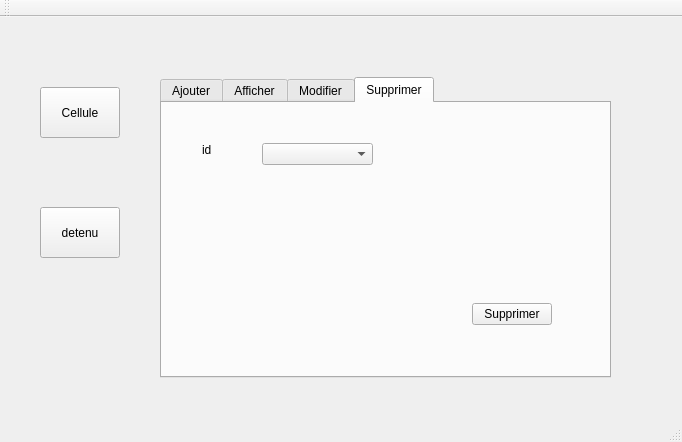
<?xml version="1.0" encoding="UTF-8"?>
<ui version="4.0">
 <class>MainWindow</class>
 <widget class="QMainWindow" name="MainWindow">
  <property name="geometry">
   <rect>
    <x>0</x>
    <y>0</y>
    <width>682</width>
    <height>442</height>
   </rect>
  </property>
  <property name="windowTitle">
   <string>MainWindow</string>
  </property>
  <widget class="QWidget" name="centralWidget">
   <widget class="QStackedWidget" name="sw">
    <property name="geometry">
     <rect>
      <x>130</x>
      <y>10</y>
      <width>511</width>
      <height>371</height>
     </rect>
    </property>
    <property name="currentIndex">
     <number>2</number>
    </property>
    <widget class="QWidget" name="page"/>
    <widget class="QWidget" name="page_2">
     <widget class="QTabWidget" name="tabWidget">
      <property name="geometry">
       <rect>
        <x>30</x>
        <y>50</y>
        <width>451</width>
        <height>301</height>
       </rect>
      </property>
      <property name="currentIndex">
       <number>3</number>
      </property>
      <widget class="QWidget" name="tab">
       <attribute name="title">
        <string>Ajouter</string>
       </attribute>
       <widget class="QLineEdit" name="le_nom">
        <property name="geometry">
         <rect>
          <x>80</x>
          <y>40</y>
          <width>113</width>
          <height>21</height>
         </rect>
        </property>
       </widget>
       <widget class="QLineEdit" name="le_max">
        <property name="geometry">
         <rect>
          <x>80</x>
          <y>80</y>
          <width>113</width>
          <height>21</height>
         </rect>
        </property>
       </widget>
       <widget class="QLabel" name="label">
        <property name="geometry">
         <rect>
          <x>20</x>
          <y>40</y>
          <width>47</width>
          <height>14</height>
         </rect>
        </property>
        <property name="text">
         <string>Nom</string>
        </property>
       </widget>
       <widget class="QLabel" name="label_2">
        <property name="geometry">
         <rect>
          <x>20</x>
          <y>80</y>
          <width>47</width>
          <height>14</height>
         </rect>
        </property>
        <property name="text">
         <string>Nbr Max</string>
        </property>
       </widget>
       <widget class="QPushButton" name="pushButton_3">
        <property name="geometry">
         <rect>
          <x>290</x>
          <y>160</y>
          <width>80</width>
          <height>22</height>
         </rect>
        </property>
        <property name="text">
         <string>Ajouter</string>
        </property>
       </widget>
      </widget>
      <widget class="QWidget" name="tab_2">
       <attribute name="title">
        <string>Afficher</string>
       </attribute>
       <widget class="QTableView" name="tableView">
        <property name="geometry">
         <rect>
          <x>20</x>
          <y>60</y>
          <width>401</width>
          <height>192</height>
         </rect>
        </property>
       </widget>
       <widget class="QComboBox" name="cb_sort">
        <property name="geometry">
         <rect>
          <x>40</x>
          <y>30</y>
          <width>111</width>
          <height>22</height>
         </rect>
        </property>
       </widget>
       <widget class="QLineEdit" name="le_search">
        <property name="geometry">
         <rect>
          <x>220</x>
          <y>30</y>
          <width>191</width>
          <height>21</height>
         </rect>
        </property>
       </widget>
      </widget>
      <widget class="QWidget" name="tab_3">
       <attribute name="title">
        <string>Modifier</string>
       </attribute>
       <widget class="QLineEdit" name="le_nom_2">
        <property name="geometry">
         <rect>
          <x>100</x>
          <y>70</y>
          <width>113</width>
          <height>21</height>
         </rect>
        </property>
       </widget>
       <widget class="QLabel" name="label_3">
        <property name="geometry">
         <rect>
          <x>40</x>
          <y>110</y>
          <width>47</width>
          <height>14</height>
         </rect>
        </property>
        <property name="text">
         <string>Nbr Max</string>
        </property>
       </widget>
       <widget class="QLabel" name="label_4">
        <property name="geometry">
         <rect>
          <x>40</x>
          <y>70</y>
          <width>47</width>
          <height>14</height>
         </rect>
        </property>
        <property name="text">
         <string>Nom</string>
        </property>
       </widget>
       <widget class="QLineEdit" name="le_max_2">
        <property name="geometry">
         <rect>
          <x>100</x>
          <y>110</y>
          <width>113</width>
          <height>21</height>
         </rect>
        </property>
       </widget>
       <widget class="QPushButton" name="pushButton_4">
        <property name="geometry">
         <rect>
          <x>310</x>
          <y>190</y>
          <width>80</width>
          <height>22</height>
         </rect>
        </property>
        <property name="text">
         <string>Modifier</string>
        </property>
       </widget>
       <widget class="QLineEdit" name="le_nbr_2">
        <property name="geometry">
         <rect>
          <x>100</x>
          <y>150</y>
          <width>113</width>
          <height>21</height>
         </rect>
        </property>
       </widget>
       <widget class="QLabel" name="label_5">
        <property name="geometry">
         <rect>
          <x>40</x>
          <y>150</y>
          <width>47</width>
          <height>14</height>
         </rect>
        </property>
        <property name="text">
         <string>Nbr</string>
        </property>
       </widget>
       <widget class="QComboBox" name="cb_id">
        <property name="geometry">
         <rect>
          <x>100</x>
          <y>30</y>
          <width>111</width>
          <height>22</height>
         </rect>
        </property>
       </widget>
       <widget class="QLabel" name="label_6">
        <property name="geometry">
         <rect>
          <x>40</x>
          <y>30</y>
          <width>47</width>
          <height>14</height>
         </rect>
        </property>
        <property name="text">
         <string>id</string>
        </property>
       </widget>
      </widget>
      <widget class="QWidget" name="tab_4">
       <attribute name="title">
        <string>Supprimer</string>
       </attribute>
       <widget class="QPushButton" name="pushButton_5">
        <property name="geometry">
         <rect>
          <x>310</x>
          <y>200</y>
          <width>80</width>
          <height>22</height>
         </rect>
        </property>
        <property name="text">
         <string>Supprimer</string>
        </property>
       </widget>
       <widget class="QLabel" name="label_7">
        <property name="geometry">
         <rect>
          <x>40</x>
          <y>40</y>
          <width>47</width>
          <height>14</height>
         </rect>
        </property>
        <property name="text">
         <string>id</string>
        </property>
       </widget>
       <widget class="QComboBox" name="cb_id_2">
        <property name="geometry">
         <rect>
          <x>100</x>
          <y>40</y>
          <width>111</width>
          <height>22</height>
         </rect>
        </property>
       </widget>
      </widget>
     </widget>
    </widget>
    <widget class="QWidget" name="page_3">
     <widget class="QTabWidget" name="tabWidget_2">
      <property name="geometry">
       <rect>
        <x>30</x>
        <y>50</y>
        <width>451</width>
        <height>301</height>
       </rect>
      </property>
      <property name="currentIndex">
       <number>3</number>
      </property>
      <widget class="QWidget" name="tab_5">
       <attribute name="title">
        <string>Ajouter</string>
       </attribute>
       <widget class="QLabel" name="label_8">
        <property name="geometry">
         <rect>
          <x>30</x>
          <y>60</y>
          <width>47</width>
          <height>14</height>
         </rect>
        </property>
        <property name="text">
         <string>CIN</string>
        </property>
       </widget>
       <widget class="QLabel" name="label_9">
        <property name="geometry">
         <rect>
          <x>30</x>
          <y>100</y>
          <width>47</width>
          <height>14</height>
         </rect>
        </property>
        <property name="text">
         <string>Nom</string>
        </property>
       </widget>
       <widget class="QPushButton" name="pushButton_6">
        <property name="geometry">
         <rect>
          <x>310</x>
          <y>220</y>
          <width>80</width>
          <height>22</height>
         </rect>
        </property>
        <property name="text">
         <string>Ajouter</string>
        </property>
       </widget>
       <widget class="QLabel" name="label_15">
        <property name="geometry">
         <rect>
          <x>28</x>
          <y>140</y>
          <width>47</width>
          <height>14</height>
         </rect>
        </property>
        <property name="text">
         <string>Prenom</string>
        </property>
       </widget>
       <widget class="QLabel" name="label_16">
        <property name="geometry">
         <rect>
          <x>30</x>
          <y>180</y>
          <width>47</width>
          <height>14</height>
         </rect>
        </property>
        <property name="text">
         <string>Date</string>
        </property>
       </widget>
       <widget class="QLabel" name="label_17">
        <property name="geometry">
         <rect>
          <x>30</x>
          <y>220</y>
          <width>47</width>
          <height>14</height>
         </rect>
        </property>
        <property name="text">
         <string>Sexe</string>
        </property>
       </widget>
       <widget class="QLabel" name="label_18">
        <property name="geometry">
         <rect>
          <x>200</x>
          <y>60</y>
          <width>47</width>
          <height>14</height>
         </rect>
        </property>
        <property name="text">
         <string>Activite</string>
        </property>
       </widget>
       <widget class="QLabel" name="label_19">
        <property name="geometry">
         <rect>
          <x>200</x>
          <y>100</y>
          <width>47</width>
          <height>14</height>
         </rect>
        </property>
        <property name="text">
         <string>Description</string>
        </property>
       </widget>
       <widget class="QLineEdit" name="le_cin">
        <property name="geometry">
         <rect>
          <x>70</x>
          <y>60</y>
          <width>113</width>
          <height>21</height>
         </rect>
        </property>
       </widget>
       <widget class="QLineEdit" name="le_noom">
        <property name="geometry">
         <rect>
          <x>70</x>
          <y>100</y>
          <width>113</width>
          <height>21</height>
         </rect>
        </property>
       </widget>
       <widget class="QLineEdit" name="le_prenom">
        <property name="geometry">
         <rect>
          <x>71</x>
          <y>137</y>
          <width>113</width>
          <height>21</height>
         </rect>
        </property>
       </widget>
       <widget class="QLineEdit" name="le_activite">
        <property name="geometry">
         <rect>
          <x>260</x>
          <y>60</y>
          <width>113</width>
          <height>21</height>
         </rect>
        </property>
       </widget>
       <widget class="QComboBox" name="cb_sexe">
        <property name="geometry">
         <rect>
          <x>70</x>
          <y>220</y>
          <width>65</width>
          <height>22</height>
         </rect>
        </property>
        <item>
         <property name="text">
          <string>Homme</string>
         </property>
        </item>
        <item>
         <property name="text">
          <string>Femme</string>
         </property>
        </item>
       </widget>
       <widget class="QTextEdit" name="te_">
        <property name="geometry">
         <rect>
          <x>260</x>
          <y>90</y>
          <width>111</width>
          <height>71</height>
         </rect>
        </property>
       </widget>
       <widget class="QDateEdit" name="de_">
        <property name="geometry">
         <rect>
          <x>70</x>
          <y>180</y>
          <width>110</width>
          <height>22</height>
         </rect>
        </property>
       </widget>
       <widget class="QLabel" name="label_25">
        <property name="geometry">
         <rect>
          <x>205</x>
          <y>179</y>
          <width>50</width>
          <height>14</height>
         </rect>
        </property>
        <property name="text">
         <string>Cellule</string>
        </property>
       </widget>
       <widget class="QComboBox" name="cb_cell">
        <property name="geometry">
         <rect>
          <x>260</x>
          <y>176</y>
          <width>80</width>
          <height>22</height>
         </rect>
        </property>
       </widget>
      </widget>
      <widget class="QWidget" name="tab_6">
       <attribute name="title">
        <string>Afficher</string>
       </attribute>
       <widget class="QTableView" name="tableView_2">
        <property name="geometry">
         <rect>
          <x>20</x>
          <y>60</y>
          <width>401</width>
          <height>192</height>
         </rect>
        </property>
       </widget>
       <widget class="QComboBox" name="cb_sort_2">
        <property name="geometry">
         <rect>
          <x>40</x>
          <y>30</y>
          <width>111</width>
          <height>22</height>
         </rect>
        </property>
        <item>
         <property name="text">
          <string>CIN</string>
         </property>
        </item>
        <item>
         <property name="text">
          <string>Nom</string>
         </property>
        </item>
        <item>
         <property name="text">
          <string>Prenom</string>
         </property>
        </item>
        <item>
         <property name="text">
          <string>Datee</string>
         </property>
        </item>
        <item>
         <property name="text">
          <string>Sexe</string>
         </property>
        </item>
        <item>
         <property name="text">
          <string>Activite</string>
         </property>
        </item>
       </widget>
       <widget class="QLineEdit" name="le_search_2">
        <property name="geometry">
         <rect>
          <x>220</x>
          <y>30</y>
          <width>191</width>
          <height>21</height>
         </rect>
        </property>
       </widget>
       <widget class="QLabel" name="label_12">
        <property name="geometry">
         <rect>
          <x>21</x>
          <y>258</y>
          <width>47</width>
          <height>14</height>
         </rect>
        </property>
        <property name="text">
         <string>Total:</string>
        </property>
       </widget>
       <widget class="QLabel" name="l_total">
        <property name="geometry">
         <rect>
          <x>52</x>
          <y>258</y>
          <width>47</width>
          <height>14</height>
         </rect>
        </property>
        <property name="text">
         <string/>
        </property>
       </widget>
      </widget>
      <widget class="QWidget" name="tab_7">
       <attribute name="title">
        <string>Modifier</string>
       </attribute>
       <widget class="QPushButton" name="pushButton_7">
        <property name="geometry">
         <rect>
          <x>310</x>
          <y>230</y>
          <width>80</width>
          <height>22</height>
         </rect>
        </property>
        <property name="text">
         <string>Modifier</string>
        </property>
       </widget>
       <widget class="QComboBox" name="cb_id_3">
        <property name="geometry">
         <rect>
          <x>90</x>
          <y>30</y>
          <width>111</width>
          <height>22</height>
         </rect>
        </property>
       </widget>
       <widget class="QLabel" name="label_13">
        <property name="geometry">
         <rect>
          <x>50</x>
          <y>30</y>
          <width>47</width>
          <height>14</height>
         </rect>
        </property>
        <property name="text">
         <string>Id</string>
        </property>
       </widget>
       <widget class="QLabel" name="label_20">
        <property name="geometry">
         <rect>
          <x>220</x>
          <y>110</y>
          <width>47</width>
          <height>14</height>
         </rect>
        </property>
        <property name="text">
         <string>Description</string>
        </property>
       </widget>
       <widget class="QLineEdit" name="le_prenom_2">
        <property name="geometry">
         <rect>
          <x>91</x>
          <y>147</y>
          <width>113</width>
          <height>21</height>
         </rect>
        </property>
       </widget>
       <widget class="QLabel" name="label_10">
        <property name="geometry">
         <rect>
          <x>50</x>
          <y>110</y>
          <width>47</width>
          <height>14</height>
         </rect>
        </property>
        <property name="text">
         <string>Nom</string>
        </property>
       </widget>
       <widget class="QDateEdit" name="de_1">
        <property name="geometry">
         <rect>
          <x>90</x>
          <y>190</y>
          <width>110</width>
          <height>22</height>
         </rect>
        </property>
       </widget>
       <widget class="QTextEdit" name="te_1">
        <property name="geometry">
         <rect>
          <x>280</x>
          <y>100</y>
          <width>111</width>
          <height>71</height>
         </rect>
        </property>
       </widget>
       <widget class="QComboBox" name="cb_sexe_2">
        <property name="geometry">
         <rect>
          <x>90</x>
          <y>230</y>
          <width>65</width>
          <height>22</height>
         </rect>
        </property>
        <item>
         <property name="text">
          <string>Homme</string>
         </property>
        </item>
        <item>
         <property name="text">
          <string>Femme</string>
         </property>
        </item>
       </widget>
       <widget class="QLineEdit" name="le_cin_2">
        <property name="geometry">
         <rect>
          <x>90</x>
          <y>70</y>
          <width>113</width>
          <height>21</height>
         </rect>
        </property>
       </widget>
       <widget class="QLabel" name="label_11">
        <property name="geometry">
         <rect>
          <x>50</x>
          <y>70</y>
          <width>47</width>
          <height>14</height>
         </rect>
        </property>
        <property name="text">
         <string>CIN</string>
        </property>
       </widget>
       <widget class="QLabel" name="label_21">
        <property name="geometry">
         <rect>
          <x>50</x>
          <y>230</y>
          <width>47</width>
          <height>14</height>
         </rect>
        </property>
        <property name="text">
         <string>Sexe</string>
        </property>
       </widget>
       <widget class="QLineEdit" name="le_activite_2">
        <property name="geometry">
         <rect>
          <x>280</x>
          <y>70</y>
          <width>113</width>
          <height>21</height>
         </rect>
        </property>
       </widget>
       <widget class="QLabel" name="label_22">
        <property name="geometry">
         <rect>
          <x>50</x>
          <y>190</y>
          <width>47</width>
          <height>14</height>
         </rect>
        </property>
        <property name="text">
         <string>Date</string>
        </property>
       </widget>
       <widget class="QLabel" name="label_23">
        <property name="geometry">
         <rect>
          <x>48</x>
          <y>150</y>
          <width>47</width>
          <height>14</height>
         </rect>
        </property>
        <property name="text">
         <string>Prenom</string>
        </property>
       </widget>
       <widget class="QLineEdit" name="le_noom_2">
        <property name="geometry">
         <rect>
          <x>90</x>
          <y>110</y>
          <width>113</width>
          <height>21</height>
         </rect>
        </property>
       </widget>
       <widget class="QLabel" name="label_24">
        <property name="geometry">
         <rect>
          <x>220</x>
          <y>70</y>
          <width>47</width>
          <height>14</height>
         </rect>
        </property>
        <property name="text">
         <string>Activite</string>
        </property>
       </widget>
       <widget class="QLabel" name="label_26">
        <property name="geometry">
         <rect>
          <x>225</x>
          <y>183</y>
          <width>50</width>
          <height>14</height>
         </rect>
        </property>
        <property name="text">
         <string>Cellule</string>
        </property>
       </widget>
       <widget class="QComboBox" name="cb_cell_2">
        <property name="geometry">
         <rect>
          <x>280</x>
          <y>180</y>
          <width>80</width>
          <height>22</height>
         </rect>
        </property>
       </widget>
      </widget>
      <widget class="QWidget" name="tab_8">
       <attribute name="title">
        <string>Supprimer</string>
       </attribute>
       <widget class="QPushButton" name="pushButton_8">
        <property name="geometry">
         <rect>
          <x>310</x>
          <y>200</y>
          <width>80</width>
          <height>22</height>
         </rect>
        </property>
        <property name="text">
         <string>Supprimer</string>
        </property>
       </widget>
       <widget class="QLabel" name="label_14">
        <property name="geometry">
         <rect>
          <x>40</x>
          <y>40</y>
          <width>47</width>
          <height>14</height>
         </rect>
        </property>
        <property name="text">
         <string>id</string>
        </property>
       </widget>
       <widget class="QComboBox" name="cb_id_d_2">
        <property name="geometry">
         <rect>
          <x>100</x>
          <y>40</y>
          <width>111</width>
          <height>22</height>
         </rect>
        </property>
       </widget>
      </widget>
     </widget>
    </widget>
   </widget>
   <widget class="QPushButton" name="pushButton">
    <property name="geometry">
     <rect>
      <x>40</x>
      <y>70</y>
      <width>80</width>
      <height>51</height>
     </rect>
    </property>
    <property name="text">
     <string>Cellule</string>
    </property>
   </widget>
   <widget class="QPushButton" name="pushButton_2">
    <property name="geometry">
     <rect>
      <x>40</x>
      <y>190</y>
      <width>80</width>
      <height>51</height>
     </rect>
    </property>
    <property name="text">
     <string>detenu</string>
    </property>
   </widget>
  </widget>
  <widget class="QMenuBar" name="menuBar">
   <property name="geometry">
    <rect>
     <x>0</x>
     <y>0</y>
     <width>682</width>
     <height>21</height>
    </rect>
   </property>
  </widget>
  <widget class="QToolBar" name="mainToolBar">
   <attribute name="toolBarArea">
    <enum>TopToolBarArea</enum>
   </attribute>
   <attribute name="toolBarBreak">
    <bool>false</bool>
   </attribute>
  </widget>
  <widget class="QStatusBar" name="statusBar"/>
 </widget>
 <layoutdefault spacing="6" margin="11"/>
 <resources/>
 <connections/>
</ui>
